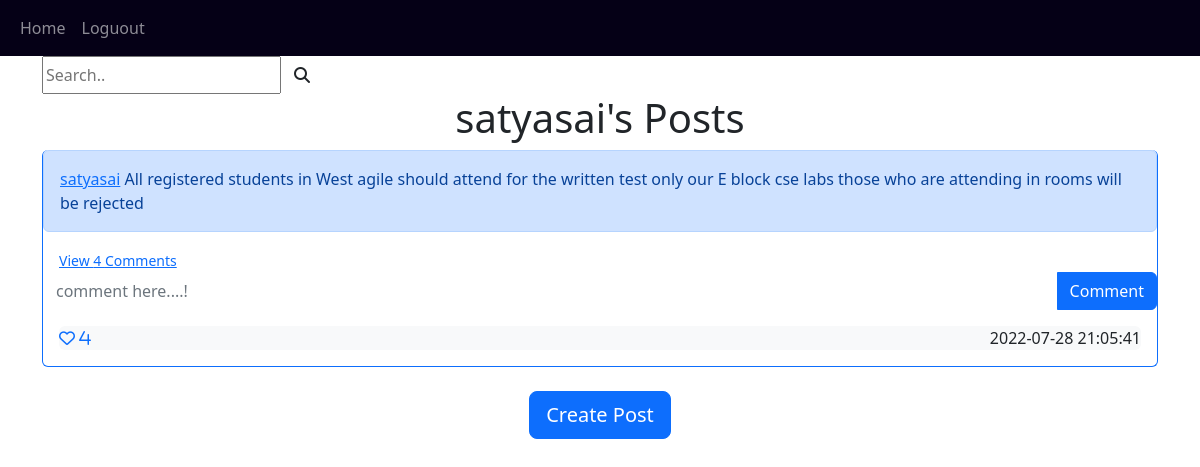
Screenshot of /post/satyasai (signed in) with the database file from the repository.
### web/models.py (models this page shows)
class User(db.Model,UserMixin):
    id=db.Column(db.Integer,primary_key=True)
    email=db.Column(db.String(150),unique=True)
    username=db.Column(db.String(150),unique=True)
    password=db.Column(db.String(160),unique=True)
    date_created=db.Column(db.DateTime(timezone=True),default=func.now())
    posts=db.relationship('Post',backref='user',passive_deletes=True)
    comments=db.relationship('Comments',backref='user',passive_deletes=True)
    likes=db.relationship('Likes',backref='user',passive_deletes=True)

class Post(db.Model):
    id=db.Column(db.Integer,primary_key=True)
    post_text=db.Column(db.String(256),nullable=False)
    date_created=db.Column(db.DateTime(timezone=True),default=func.now())
    author=db.Column(db.Integer,db.ForeignKey('user.id',ondelete="CASCADE"),nullable=False)
    count = db.Column(db.Integer,nullable=True)
    comments=db.relationship('Comments',backref='post',passive_deletes=True)
    likes=db.relationship('Likes',backref='post',passive_deletes=True)

### web/views.py (the view)
@views.route("/post/<username>")
@login_required
def posts(username):
    rule = request.url_rule
    user=User.query.filter_by(username=username).first()
    if not user:
        flash("no User with that username exist .",category="error")
        return redirect(url_for('views.home'))
    posts=user.posts
    return render_template("posts.html",user=current_user,posts=posts,username=username,rule=str(rule))

### web/__init__.py (called while the page is built)
def create_app():
    app=Flask(__name__)
    app.config['SECRET_KEY']='SATYASAIRAZOLE'
    app.config['SQLALCHEMY_DATABASE_URI']="sqlite:///blog.db"
    db.init_app(app)
    from .views import views
    from .auth import auth
    app.register_blueprint(views,url_prefix='/')
    app.register_blueprint(auth,url_prefix='/')
    from .models import User,Post,Comments,Likes
    create_database(app)
    login_manager=LoginManager()
    login_manager.login_view="auth.login"
    login_manager.init_app(app)
    @login_manager.user_loader
    def load_user(id):
        return User.query.get(int(id))
    return app

### web/templates/posts.html (shortened to what this page needs)
{% extends 'post_div.html'%}
{% block header %}{{username}}'s Posts {% endblock %}

### web/templates/post_div.html (shortened to what this page needs)
{% extends 'base.html'%}
{% block content%}
{% if not("search" in rule) and "post" in rule %}
     <form method="get" class="d-flex" action="/post/{{username}}/search">
        <input class="form-controlme-2" type="search" placeholder="Search.." name="srch">
        <button class="btn" type="submit"><i class="fa fa-search"></i></button>
      </form>
{% endif %}
<h1 align="center">{%block header%}{{username}}'s Posts{%endblock%}</h1>
<div id="posts">
{% for post in posts%}
<div class="border border-top-0 border-primary rounded">
<div class="alert alert-primary" role="alert">
    <a href="/post/{{post.user.username}}">{{post.user.username}}</a> {{post.post_text}}
</div>
<div>
    {% if post.comments|length >0 %}
    <a data-bs-toggle="collapse" href="#comments-expanded-{{post.id}}" role="button">
        <small class="m-3">View {{post.comments|length}} Comments</small>
    </a>
    {% else %}
    <small class="text-muted m-3">No comments</small>
    {% endif%}
<div class="makecomment">
    <form class="input-group mb-3" method="POST" action="/create_comment/{{post.id}}">
        <input type="text" id="text" name="commnet_text" class="form-control" placeholder="comment here....!" style="border-bottom:1px solid blue;border-color:transparent;overflow:auto;"/>
        <button type="submit" class="btn btn-primary">Comment</button>
    </form>
</div>
</div>
<!-- {%set liked=false %}
{%for Like in post.likes %}
    {% if Like.author==current_user.id %}
        {% set liked=true %}
    {% endif %}
{% endfor %}
{% if liked%}
    {%  set icon_name="fas fa-heart" %}
{% else %}
{%  set icon_name="far fa-heart" %}
{% endif %} -->
<div class="d-flex m-3 justify-content-between bg-light rounded">
     {% if user.id in post.likes|map(attribute="author")|list %}
     <a href="/like_post/{{post.id}}"><i class="fas fa-heart"> {{post.likes|length}}</i></a>
     {% else %}
     <a href="/like_post/{{post.id}}"><i class="far fa-heart"> {{post.likes|length}}</i></a>
     {% endif %}
    {{post.date_created}}</div>
</div>
<br>
{% endfor %}
</div>
{%block footer%}
    <div align="center">
        <a href="{{url_for('views.create_post')}}"><button type="button" class="btn btn-lg btn-primary">Create Post</button></a>
    </div>
    {% endblock %}
{% endblock %}

### web/templates/base.html (shortened to what this page needs)
<!DOCTYPE html>
<html lang="en">
<head>
    <link href="https://cdn.jsdelivr.net/npm/bootstrap@5.2.0-beta1/dist/css/bootstrap.min.css" rel="stylesheet">
</head>
<body>
    <nav class="navbar navbar-expand-lg navbar-dark" style="background-color:rgb(5, 0, 22);">
        <div class="container-fluid">
          <div class="collapse navbar-collapse" id="navbarText">
            <ul class="navbar-nav me-auto mb-2 mb-lg-0">
              {% if user.is_authenticated %}
              <li class="nav-item">
                <a class="nav-link " href="{{url_for('views.home')}}">Home</a>
              </li>
              <li class="nav-item">
                <a class="nav-link" href="{{url_for('auth.logout')}}">Loguout</a>
              </li>
              {% endif %}
            </ul>
          </div>
        </div>
      </nav>
    <div class="container">
    {% block content%}
    {% endblock %}
    </div>
  </body>
</html>

### rows the page displays
User: username "satyasai"
Post: user.username "satyasai", post_text "All registered students in West agile should attend for the written test only our E block cse labs those who are attending in rooms will be rejected", comments|length "4", likes|length "4", date_created "2022-07-28 21:05:41"
